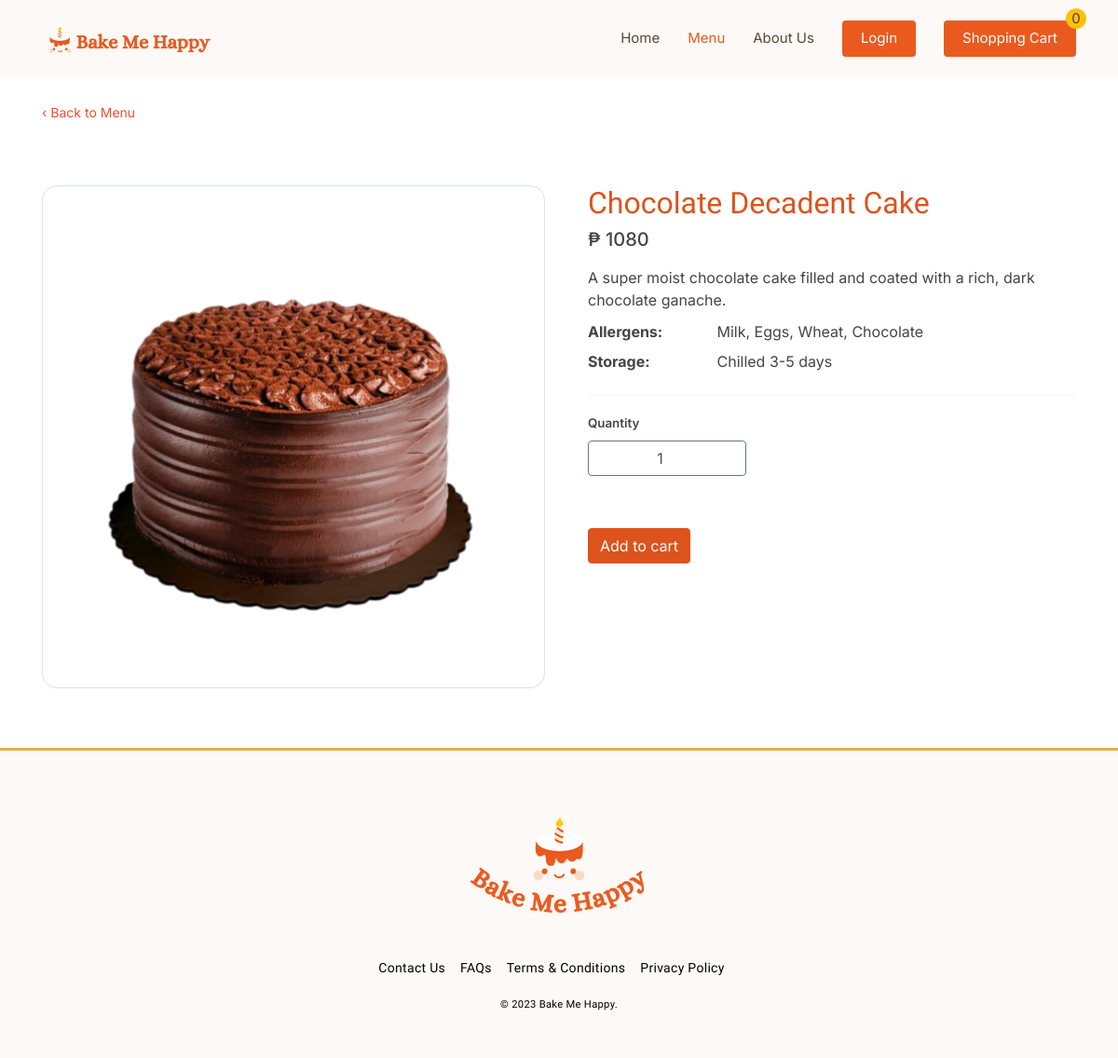
The app's page /cake-details.php?id=3 with its own data.
### tables this page shows
CREATE TABLE `products` (
  `id` int(100) NOT NULL,
  `product_name` varchar(100) NOT NULL,
  `price` varchar(100) NOT NULL,
  `image` varchar(100) NOT NULL,
  `description` varchar(200) NOT NULL,
  `allergens` varchar(100) NOT NULL,
  `storage` varchar(100) NOT NULL
);

### cake-details.php (the view, shortened to what this page needs)
<?php
include 'config.php';
if(isset($_GET['id'])) {
   $id = $_GET['id'];
} else {
     echo "<script>alert('Invalid cake ID');</script>";
     echo "<script>window.location.href = 'index.php';</script>";
     exit();
   }
?>
<!DOCTYPE html>
<html lang="en">
  <head>
    <link href="assets/vendor/animate.css/animate.min.css" rel="stylesheet">
    <link href="assets/vendor/aos/aos.css" rel="stylesheet">
    <link href="assets/vendor/bootstrap/css/bootstrap.min.css" rel="stylesheet">
    <link href="assets/vendor/bootstrap-icons/bootstrap-icons.css" rel="stylesheet">
    <link href="assets/vendor/boxicons/css/boxicons.min.css" rel="stylesheet">
    <link href="assets/vendor/glightbox/css/glightbox.min.css" rel="stylesheet">
    <link href="assets/vendor/remixicon/remixicon.css" rel="stylesheet">
    <link href="assets/vendor/swiper/swiper-bundle.min.css" rel="stylesheet">
    <link href="https://stackpath.bootstrapcdn.com/bootstrap/4.5.2/css/bootstrap.min.css" rel="stylesheet">
    <link href="assets/css/cake-details-style.css" rel="stylesheet">
  </head>
  <body>
    <header id="header" class="fixed-top">
      <div class="container d-flex align-items-center justify-content-between">
        <a href="index.php" class="logo"><img src="assets/img/logo.png" alt="" class="img-fluid"></a>
        <nav id="navbar" class="navbar">
          <ul>
            <li><a class="nav-link" href="index.php">Home</a></li>
            <li><a class="nav-link active" href="menu.php">Menu</a></li>
            <li><a class="nav-link" href="about-us.php">About Us</a></li>
            <li><a class="login scrollto" href="#" data-toggle="modal" data-target="#loginModal">Login</a></li>
            <li><a class="login scrollto" href="#" data-toggle="modal" data-target="#cartModal">Shopping Cart</a></li>
            <span class="position-absolute top-0 start-100 translate-middle badge-pill bg-warning" style="font-size: 15px; width: 22px; height: 22px; display: flex; align-items: center; justify-content: center;">0
            </span>
          </ul>
        </nav>
      </div>
    </header>
    <main id="main">
      <section id="breadcrumbs" class="breadcrumbs">
         <div class="container">
            <ol>
               <li><a href="menu.php"><span>&#8249;</span> Back to Menu</a></li>
            </ol>
         </div>
      </section>
      <?php
            $select_product = mysqli_query($conn, "SELECT * FROM `products` WHERE id = $id") or die('query failed');
            if($select_product){
                $fetch_product = mysqli_fetch_assoc($select_product)
            ?>
      <section class="py-5">
        <div class="container">
          <div class="row gx-5">
            <aside class="col-lg-6">
              <div class="border rounded-4 mb-3 d-flex justify-content-center">
                <a data-fslightbox="mygalley" class="rounded-4" target="" data-type="" href="">
                  <form method="post" action="">
                    <img style="max-width: 100%; max-height: 100vh; margin: auto;" class="rounded-4 fit" src="assets/img/cakes/<?php echo $fetch_product['image']; ?>" alt="">
                </a>
              </div>
            </aside>
            <main class="col-lg-6">
              <div class="ps-lg-3">
                <h2 class="name" style="color: #DC531B;">
                  <?php echo $fetch_product['product_name']; ?>
                </h2>
                <div class="mb-3">
                  <span class="h5">₱ <?php echo $fetch_product['price']; ?></span>
                </div>
                <p class="product_description">
                  <?php echo $fetch_product['description']; ?>
                </p>
                <?php
                     };
                     ?>
                <div class="row">
                  <dt class="col-3">Allergens:</dt>
                  <dd class="col-9"><?php echo $fetch_product['allergens']; ?></dd>
                  <dt class="col-3">Storage:</dt>
                  <dd class="col-9"><?php echo $fetch_product['storage']; ?></dd>
                </div>
                <hr />
                <div class="row mb-4">
                  <div class="col-md-4 col-6 mb-3">
                    <label class="mb-2">Quantity</label>
                    <div class="input-group mb-3" style="width: 170px;">
                      <input type="number" min="1" class="form-control text-center border border-secondary" placeholder="14" name="product_quantity" value="1">
                    </div>
                  </div>
                </div>
                <a href="#" class="btn btn-primary shadow-0" data-toggle="modal" data-target="#loginModal">Add to cart</a>
              </div>
            </main>
          </div>
        </div>
      </section>
    </main>
    <footer class="footer elem-tertiary relative">
        <div class="container-footer">
            <div class="grid justify-content-between align-items-center">
            <div class="tile-md-2 mb-4">
                <div class="text-center">
                <a href="main.php" class="img-lazy js-lazy img-responsive loaded"><img src="assets/img/logo-footer.png" alt="" class="img-fluid">
                </a>
                </div>
            </div>
            <div class="grid grid--2 justify-content-center footer-links-desktop">
                <div class="tile-auto text-center mb-3 mr-3">
                <a href="">
                    <span class="subtitle">Contact Us</span>
                </a>
                </div>
                <div class="tile-auto text-center mb-3 mr-3">
                <a href="">
                    <span class="subtitle">FAQs</span>
                </a>
                </div>
                <div class="tile-auto text-center mb-3 mr-3">
                <a href="">
                    <span class="subtitle">Terms & Conditions</span>
                </a>
                </div>
                <div class="tile-auto text-center mb-3 mr-3">
                <a href="">
                    <span class="subtitle">Privacy Policy</span>
                </a>
                </div>
            </div>
            <div class="grid justify-content-center">
                <div class="tile">
                <div class="text-center">
                    <small class="subtitle">© 2023 Bake Me Happy.</small>
                </div>
                </div>
            </div>
            </div>
        </div>
    </footer>
  </body>
</html>

### assets/css/cake-details-style.css (style rules this page uses)
body { font-family: 'Inter', sans-serif; color: #444444; margin-top: 70px; }
a { color: #ed502e; text-decoration: none; }
h1, h2, h3, h4, h5, h6 { font-family: 'Alice', serif; }
#header { background: #FCF9F6; transition: all 0.5s; z-index: 997; padding: 20px 0; }
#header .logo { font-size: 26px; margin: 0; padding: 0; line-height: 1; font-weight: 700; letter-spacing: 0.5px; text-transform: uppercase; }
#header .logo img { max-height: 40px; }
.navbar { padding: 0; }
.navbar ul { margin: 0; padding: 0; display: flex; list-style: none; align-items: center; }
.navbar li { position: relative; }
.navbar a, .navbar a:focus { display: flex; align-items: center; justify-content: space-between; padding: 10px 0 10px 30px; font-size: 15px; color: #5D4638; white-space: nowrap; transition: 0.3s; }
.navbar a:hover, .navbar .active, .navbar .active:focus, .navbar li:hover>a { color: #EA5A1E; }
.navbar .login, .navbar .login:focus { background: #EA5A1E; padding: 8px 20px; margin-left: 30px; border-radius: 4px; color: #fff; }
.btn-primary { background-color: #DC531B !important; border-color: #DC531B !important; }
section { padding: 60px 0; }
.breadcrumbs { padding: 10px 0; background: #ffffff; min-height: 40px; margin-top: 100px; }
.breadcrumbs ol { display: flex; flex-wrap: wrap; list-style: none; padding: 0 0 10px 0; margin: 0; font-size: 14px; }
.footer { border-top: 3px solid #E0B444; background: #FCF9F6; padding: 48px 0; font-size: 14px; }
.subtitle { font-family: "Alice", serif; letter-spacing: .3px; font-weight: 400; color: #000; }
p { margin-top: 0; margin-bottom: 10px; }
.container-footer { width: 100%; position: relative; margin-left: auto; margin-right: auto; padding-right: 16px; padding-left: 16px; }
.tile { flex-basis: 0; flex-grow: 1; max-width: 100%; }
@media screen and (min-width: 768px) { .footer-links-desktop { display: flex; } }
label { font-family: 'Inter', sans-serif; font-weight: 600; font-size: smaller; }

### records on screen
products: image (picture), product_name "Chocolate Decadent Cake", price "1080", description "A super moist chocolate cake filled and coated with a rich, dark chocolate ganache.", allergens "Milk, Eggs, Wheat, Chocolate", storage "Chilled 3-5 days"
